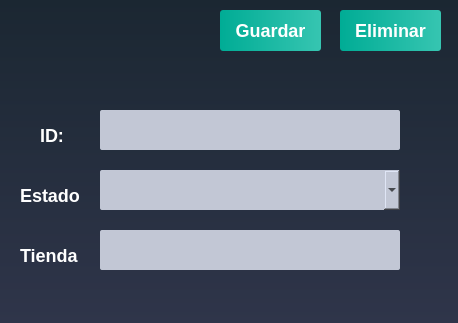
<?xml version="1.0" encoding="UTF-8"?>
<ui version="4.0">
 <class>EstadoOrdenWindow</class>
 <widget class="QDialog" name="EstadoOrdenWindow">
  <property name="geometry">
   <rect>
    <x>0</x>
    <y>0</y>
    <width>458</width>
    <height>323</height>
   </rect>
  </property>
  <property name="windowTitle">
   <string>Dialog</string>
  </property>
  <property name="styleSheet">
   <string notr="true">QWidget
{
	background-color: qlineargradient(spread:repeat, x1:1, y1:0, x2:1, y2:1, stop:0 rgba(27, 39, 50, 255),stop:1 rgba(47, 53, 74, 255));
	color: #000000;

}</string>
  </property>
  <widget class="QLabel" name="label">
   <property name="geometry">
    <rect>
     <x>20</x>
     <y>10</y>
     <width>170</width>
     <height>70</height>
    </rect>
   </property>
   <property name="maximumSize">
    <size>
     <width>170</width>
     <height>70</height>
    </size>
   </property>
   <property name="styleSheet">
    <string notr="true">QLabel
{
	background-color: transparent;



}</string>
   </property>
   <property name="text">
    <string/>
   </property>
   <property name="pixmap">
    <pixmap resource="hermes_imagenes.qrc">:/Logo oficial Hermes(1).png</pixmap>
   </property>
  </widget>
  <widget class="QLineEdit" name="cajetinID">
   <property name="enabled">
    <bool>false</bool>
   </property>
   <property name="geometry">
    <rect>
     <x>100</x>
     <y>110</y>
     <width>300</width>
     <height>40</height>
    </rect>
   </property>
   <property name="sizePolicy">
    <sizepolicy hsizetype="Minimum" vsizetype="Preferred">
     <horstretch>0</horstretch>
     <verstretch>0</verstretch>
    </sizepolicy>
   </property>
   <property name="minimumSize">
    <size>
     <width>300</width>
     <height>40</height>
    </size>
   </property>
   <property name="maximumSize">
    <size>
     <width>300</width>
     <height>40</height>
    </size>
   </property>
   <property name="font">
    <font>
     <weight>75</weight>
     <italic>true</italic>
     <bold>true</bold>
    </font>
   </property>
   <property name="styleSheet">
    <string notr="true">QLineEdit
{
	background-color: #c2c7d5;
	
	
	color: rgb(46, 52, 54);
	font-weight: bold;
	border: none;
	border-radius: 2px;
	padding: 3px;

}</string>
   </property>
   <property name="text">
    <string/>
   </property>
   <property name="alignment">
    <set>Qt::AlignLeading|Qt::AlignLeft|Qt::AlignVCenter</set>
   </property>
  </widget>
  <widget class="QLineEdit" name="cajetinTienda">
   <property name="enabled">
    <bool>false</bool>
   </property>
   <property name="geometry">
    <rect>
     <x>100</x>
     <y>230</y>
     <width>300</width>
     <height>40</height>
    </rect>
   </property>
   <property name="sizePolicy">
    <sizepolicy hsizetype="Minimum" vsizetype="Preferred">
     <horstretch>0</horstretch>
     <verstretch>0</verstretch>
    </sizepolicy>
   </property>
   <property name="minimumSize">
    <size>
     <width>300</width>
     <height>40</height>
    </size>
   </property>
   <property name="maximumSize">
    <size>
     <width>300</width>
     <height>40</height>
    </size>
   </property>
   <property name="font">
    <font>
     <weight>75</weight>
     <italic>true</italic>
     <bold>true</bold>
    </font>
   </property>
   <property name="styleSheet">
    <string notr="true">QLineEdit
{
	background-color: #c2c7d5;
	
	
	color: rgb(46, 52, 54);
	font-weight: bold;
	border: none;
	border-radius: 2px;
	padding: 3px;

}</string>
   </property>
   <property name="text">
    <string/>
   </property>
   <property name="alignment">
    <set>Qt::AlignLeading|Qt::AlignLeft|Qt::AlignVCenter</set>
   </property>
  </widget>
  <widget class="QPushButton" name="botonGuardar">
   <property name="geometry">
    <rect>
     <x>220</x>
     <y>10</y>
     <width>101</width>
     <height>41</height>
    </rect>
   </property>
   <property name="styleSheet">
    <string notr="true">QPushButton
{
	background-color: qlineargradient(spread:pad, x1:0, y1:0.511, x2:1, y2:0.511, stop:0 rgba(0, 172, 149, 255),stop:0.995192 rgba(54, 197, 177, 255));
	color: #fff;
	font-size: 18px;
	font-weight: bold;
	border: none;
	border-radius: 3px;
	padding: 5px;

}</string>
   </property>
   <property name="text">
    <string>Guardar</string>
   </property>
  </widget>
  <widget class="QLabel" name="label_5">
   <property name="geometry">
    <rect>
     <x>40</x>
     <y>120</y>
     <width>31</width>
     <height>31</height>
    </rect>
   </property>
   <property name="styleSheet">
    <string notr="true">QLabel
{
	background-color: transparent;
	color: #FFFFFF;
	font-size: 18px;
	font-weight: bold;


}</string>
   </property>
   <property name="text">
    <string>ID:</string>
   </property>
  </widget>
  <widget class="QLabel" name="label_6">
   <property name="geometry">
    <rect>
     <x>20</x>
     <y>180</y>
     <width>61</width>
     <height>31</height>
    </rect>
   </property>
   <property name="styleSheet">
    <string notr="true">QLabel
{
	background-color: transparent;
	color: #FFFFFF;
	font-size: 18px;
	font-weight: bold;


}</string>
   </property>
   <property name="text">
    <string>Estado:</string>
   </property>
  </widget>
  <widget class="QLabel" name="label_7">
   <property name="geometry">
    <rect>
     <x>20</x>
     <y>240</y>
     <width>61</width>
     <height>31</height>
    </rect>
   </property>
   <property name="styleSheet">
    <string notr="true">QLabel
{
	background-color: transparent;
	color: #FFFFFF;
	font-size: 18px;
	font-weight: bold;


}</string>
   </property>
   <property name="text">
    <string>Tienda</string>
   </property>
  </widget>
  <widget class="QComboBox" name="comboEstadoOrden">
   <property name="geometry">
    <rect>
     <x>100</x>
     <y>170</y>
     <width>300</width>
     <height>40</height>
    </rect>
   </property>
   <property name="minimumSize">
    <size>
     <width>300</width>
     <height>40</height>
    </size>
   </property>
   <property name="maximumSize">
    <size>
     <width>250</width>
     <height>40</height>
    </size>
   </property>
   <property name="styleSheet">
    <string notr="true">QComboBox
{
	background-color: #c2c7d5;
	color: #000;
	font-weight: bold;
	border: none;
	border-radius: 2px;
	padding: 3px;

}</string>
   </property>
  </widget>
  <widget class="QPushButton" name="botonEliminar">
   <property name="geometry">
    <rect>
     <x>340</x>
     <y>10</y>
     <width>101</width>
     <height>41</height>
    </rect>
   </property>
   <property name="sizePolicy">
    <sizepolicy hsizetype="Minimum" vsizetype="Preferred">
     <horstretch>0</horstretch>
     <verstretch>0</verstretch>
    </sizepolicy>
   </property>
   <property name="maximumSize">
    <size>
     <width>1500</width>
     <height>100</height>
    </size>
   </property>
   <property name="font">
    <font>
     <pointsize>-1</pointsize>
     <weight>75</weight>
     <bold>true</bold>
    </font>
   </property>
   <property name="styleSheet">
    <string notr="true">QPushButton
{
	background-color: qlineargradient(spread:pad, x1:0, y1:0.511, x2:1, y2:0.511, stop:0 rgba(0, 172, 149, 255),stop:0.995192 rgba(54, 197, 177, 255));
	color: #fff;
	font-size: 18px;
	font-weight: bold;
	border: none;
	border-radius: 3px;
	padding: 5px;

}</string>
   </property>
   <property name="text">
    <string>Eliminar</string>
   </property>
   <property name="icon">
    <iconset resource="hermes_imagenes.qrc">
     <normaloff>:/papeleritax.png</normaloff>:/papeleritax.png</iconset>
   </property>
   <property name="iconSize">
    <size>
     <width>30</width>
     <height>30</height>
    </size>
   </property>
  </widget>
 </widget>
 <resources>
  <include location="hermes_imagenes.qrc"/>
 </resources>
 <connections/>
</ui>
